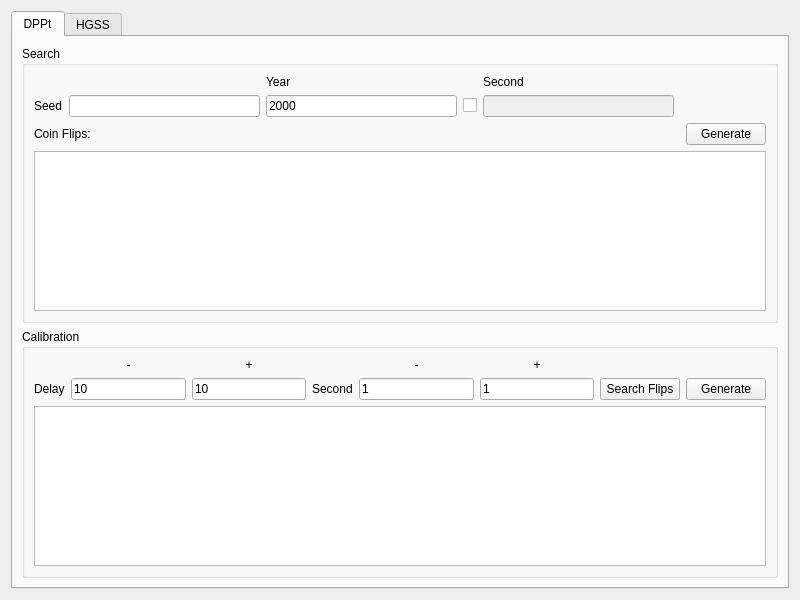
<?xml version="1.0" encoding="UTF-8"?>
<ui version="4.0">
 <class>SeedToTime4</class>
 <widget class="QWidget" name="SeedToTime4">
  <property name="geometry">
   <rect>
    <x>0</x>
    <y>0</y>
    <width>800</width>
    <height>600</height>
   </rect>
  </property>
  <property name="windowTitle">
   <string>Gen 4 Seed to Time</string>
  </property>
  <layout class="QGridLayout" name="gridLayout">
   <item row="0" column="0">
    <widget class="QTabWidget" name="tabWidget">
     <widget class="QWidget" name="tabDPPt">
      <attribute name="title">
       <string>DPPt</string>
      </attribute>
      <layout class="QGridLayout" name="gridLayout_4">
       <item row="1" column="0">
        <widget class="QGroupBox" name="groupBoxDPPtCalibration">
         <property name="title">
          <string>Calibration</string>
         </property>
         <layout class="QGridLayout" name="gridLayout_3">
          <item row="0" column="4">
           <widget class="QLabel" name="labelDPPtSecondMinus">
            <property name="text">
             <string notr="true">-</string>
            </property>
            <property name="alignment">
             <set>Qt::AlignCenter</set>
            </property>
           </widget>
          </item>
          <item row="0" column="2">
           <widget class="QLabel" name="labelDPPtDelayPlus">
            <property name="text">
             <string notr="true">+</string>
            </property>
            <property name="alignment">
             <set>Qt::AlignCenter</set>
            </property>
           </widget>
          </item>
          <item row="2" column="0" colspan="8">
           <widget class="TableView" name="tableViewDPPtCalibrate"/>
          </item>
          <item row="1" column="1">
           <widget class="TextBox" name="textBoxDPPtDelayMinus">
            <property name="text">
             <string notr="true">10</string>
            </property>
           </widget>
          </item>
          <item row="1" column="3">
           <widget class="QLabel" name="labelDPPtSecondOffset">
            <property name="text">
             <string>Second</string>
            </property>
           </widget>
          </item>
          <item row="1" column="4">
           <widget class="TextBox" name="textBoxDPPtSecondMinus">
            <property name="text">
             <string notr="true">1</string>
            </property>
           </widget>
          </item>
          <item row="1" column="7">
           <widget class="QPushButton" name="pushButtonDPPtCalibrate">
            <property name="text">
             <string>Generate</string>
            </property>
           </widget>
          </item>
          <item row="0" column="5">
           <widget class="QLabel" name="labelDPPtSecondPlus">
            <property name="text">
             <string notr="true">+</string>
            </property>
            <property name="alignment">
             <set>Qt::AlignCenter</set>
            </property>
           </widget>
          </item>
          <item row="1" column="5">
           <widget class="TextBox" name="textBoxDPPtSecondPlus">
            <property name="text">
             <string notr="true">1</string>
            </property>
           </widget>
          </item>
          <item row="0" column="1">
           <widget class="QLabel" name="labelDPPtDelayMinus">
            <property name="text">
             <string notr="true">-</string>
            </property>
            <property name="alignment">
             <set>Qt::AlignCenter</set>
            </property>
           </widget>
          </item>
          <item row="1" column="0">
           <widget class="QLabel" name="labelDPPtDelay">
            <property name="text">
             <string>Delay</string>
            </property>
           </widget>
          </item>
          <item row="1" column="6">
           <widget class="QPushButton" name="pushButtonDPPtSearchFlips">
            <property name="text">
             <string>Search Flips</string>
            </property>
           </widget>
          </item>
          <item row="1" column="2">
           <widget class="TextBox" name="textBoxDPPtDelayPlus">
            <property name="text">
             <string notr="true">10</string>
            </property>
           </widget>
          </item>
         </layout>
        </widget>
       </item>
       <item row="0" column="0">
        <widget class="QGroupBox" name="groupBoxDPPtSearch">
         <property name="title">
          <string>Search</string>
         </property>
         <layout class="QGridLayout" name="gridLayout_2">
          <item row="2" column="6">
           <widget class="QPushButton" name="pushButtonDPPtGenerate">
            <property name="text">
             <string>Generate</string>
            </property>
           </widget>
          </item>
          <item row="1" column="2">
           <widget class="TextBox" name="textBoxDPPtYear">
            <property name="text">
             <string notr="true">2000</string>
            </property>
           </widget>
          </item>
          <item row="1" column="3">
           <widget class="QCheckBox" name="checkBoxDPPtSecond">
            <property name="text">
             <string notr="true"/>
            </property>
           </widget>
          </item>
          <item row="0" column="2">
           <widget class="QLabel" name="labelDPPtYear">
            <property name="text">
             <string>Year</string>
            </property>
           </widget>
          </item>
          <item row="1" column="0">
           <widget class="QLabel" name="labelDPPtSeed">
            <property name="text">
             <string>Seed</string>
            </property>
           </widget>
          </item>
          <item row="3" column="0" colspan="7">
           <widget class="TableView" name="tableViewDPPtSearch"/>
          </item>
          <item row="1" column="4">
           <widget class="TextBox" name="textBoxDPPtSecond">
            <property name="enabled">
             <bool>false</bool>
            </property>
           </widget>
          </item>
          <item row="0" column="4">
           <widget class="QLabel" name="labelDPPtSecond">
            <property name="text">
             <string>Second</string>
            </property>
           </widget>
          </item>
          <item row="2" column="0" colspan="3">
           <widget class="QLabel" name="labelDPPtCoinFlips">
            <property name="text">
             <string>Coin Flips:</string>
            </property>
           </widget>
          </item>
          <item row="1" column="1">
           <widget class="TextBox" name="textBoxDPPtSeed"/>
          </item>
         </layout>
        </widget>
       </item>
      </layout>
     </widget>
     <widget class="QWidget" name="tabHGSS">
      <attribute name="title">
       <string>HGSS</string>
      </attribute>
      <layout class="QGridLayout" name="gridLayout_7">
       <item row="1" column="0">
        <widget class="QGroupBox" name="groupBoxHGSSCalibration">
         <property name="title">
          <string>Calibration</string>
         </property>
         <layout class="QGridLayout" name="gridLayout_6">
          <item row="1" column="6">
           <widget class="QPushButton" name="pushButtonHGSSSearchCalls">
            <property name="text">
             <string>Search Calls</string>
            </property>
           </widget>
          </item>
          <item row="0" column="4">
           <widget class="QLabel" name="labelHGSSSecondMinus">
            <property name="text">
             <string notr="true">-</string>
            </property>
            <property name="alignment">
             <set>Qt::AlignCenter</set>
            </property>
           </widget>
          </item>
          <item row="1" column="1">
           <widget class="TextBox" name="textBoxHGSSDelayMinus">
            <property name="text">
             <string notr="true">10</string>
            </property>
           </widget>
          </item>
          <item row="1" column="2">
           <widget class="TextBox" name="textBoxHGSSDelayPlus">
            <property name="text">
             <string notr="true">10</string>
            </property>
           </widget>
          </item>
          <item row="1" column="5">
           <widget class="TextBox" name="textBoxHGSSSecondPlus">
            <property name="text">
             <string notr="true">1</string>
            </property>
           </widget>
          </item>
          <item row="0" column="5">
           <widget class="QLabel" name="labelHGSSSecondPlus">
            <property name="text">
             <string notr="true">+</string>
            </property>
            <property name="alignment">
             <set>Qt::AlignCenter</set>
            </property>
           </widget>
          </item>
          <item row="2" column="0" colspan="8">
           <widget class="TableView" name="tableViewHGSSCalibrate"/>
          </item>
          <item row="1" column="7">
           <widget class="QPushButton" name="pushButtonHGSSCalibrate">
            <property name="text">
             <string>Generate</string>
            </property>
           </widget>
          </item>
          <item row="1" column="4">
           <widget class="TextBox" name="textBoxHGSSSecondMinus">
            <property name="text">
             <string notr="true">1</string>
            </property>
           </widget>
          </item>
          <item row="0" column="2">
           <widget class="QLabel" name="labelHGSSDelayPlus">
            <property name="text">
             <string notr="true">+</string>
            </property>
            <property name="alignment">
             <set>Qt::AlignCenter</set>
            </property>
           </widget>
          </item>
          <item row="0" column="1">
           <widget class="QLabel" name="labelHGSSDelayMinus">
            <property name="text">
             <string notr="true">-</string>
            </property>
            <property name="alignment">
             <set>Qt::AlignCenter</set>
            </property>
           </widget>
          </item>
          <item row="1" column="0">
           <widget class="QLabel" name="labelHGSSDelay">
            <property name="text">
             <string>Delay</string>
            </property>
           </widget>
          </item>
          <item row="1" column="3">
           <widget class="QLabel" name="labelHGSSSecondOffset">
            <property name="text">
             <string>Second</string>
            </property>
           </widget>
          </item>
         </layout>
        </widget>
       </item>
       <item row="0" column="0">
        <widget class="QGroupBox" name="groupBoxHGSSSearch">
         <property name="title">
          <string>Search</string>
         </property>
         <layout class="QGridLayout" name="gridLayout_8">
          <item row="0" column="0" colspan="3">
           <layout class="QGridLayout" name="gridLayout_5">
            <item row="0" column="2">
             <widget class="QLabel" name="labelHGSSYear">
              <property name="text">
               <string>Year</string>
              </property>
             </widget>
            </item>
            <item row="0" column="4">
             <widget class="QLabel" name="labelHGSSSecond">
              <property name="text">
               <string>Second</string>
              </property>
             </widget>
            </item>
            <item row="1" column="0">
             <widget class="QLabel" name="labelHGSSSeed">
              <property name="text">
               <string>Seed</string>
              </property>
             </widget>
            </item>
            <item row="1" column="1">
             <widget class="TextBox" name="textBoxHGSSSeed"/>
            </item>
            <item row="1" column="2">
             <widget class="TextBox" name="textBoxHGSSYear">
              <property name="text">
               <string notr="true">2000</string>
              </property>
             </widget>
            </item>
            <item row="1" column="3">
             <widget class="QCheckBox" name="checkBoxHGSSSecond">
              <property name="text">
               <string notr="true"/>
              </property>
             </widget>
            </item>
            <item row="1" column="4">
             <widget class="TextBox" name="textBoxHGSSSecond">
              <property name="enabled">
               <bool>false</bool>
              </property>
             </widget>
            </item>
            <item row="1" column="5">
             <widget class="QPushButton" name="pushButtonHGSSMap">
              <property name="text">
               <string>Map</string>
              </property>
             </widget>
            </item>
            <item row="1" column="6">
             <widget class="QCheckBox" name="checkBoxHGSSRaikou">
              <property name="text">
               <string>R</string>
              </property>
             </widget>
            </item>
            <item row="1" column="7">
             <widget class="QLineEdit" name="lineEditHGSSRaikou">
              <property name="enabled">
               <bool>false</bool>
              </property>
              <property name="maxLength">
               <number>2</number>
              </property>
             </widget>
            </item>
            <item row="1" column="8">
             <widget class="QCheckBox" name="checkBoxHGSSEntei">
              <property name="text">
               <string>E</string>
              </property>
             </widget>
            </item>
            <item row="1" column="9">
             <widget class="QLineEdit" name="lineEditHGSSEntei">
              <property name="enabled">
               <bool>false</bool>
              </property>
              <property name="maxLength">
               <number>2</number>
              </property>
             </widget>
            </item>
            <item row="1" column="10">
             <widget class="QCheckBox" name="checkBoxHGSSLati">
              <property name="text">
               <string>L</string>
              </property>
             </widget>
            </item>
            <item row="1" column="11">
             <widget class="QLineEdit" name="lineEditHGSSLati">
              <property name="enabled">
               <bool>false</bool>
              </property>
              <property name="maxLength">
               <number>2</number>
              </property>
             </widget>
            </item>
           </layout>
          </item>
          <item row="1" column="0">
           <widget class="QLabel" name="labelHGSSElmCalls">
            <property name="text">
             <string>Elm Calls:</string>
            </property>
           </widget>
          </item>
          <item row="1" column="1">
           <spacer name="horizontalSpacer_3">
            <property name="orientation">
             <enum>Qt::Horizontal</enum>
            </property>
            <property name="sizeHint" stdset="0">
             <size>
              <width>602</width>
              <height>20</height>
             </size>
            </property>
           </spacer>
          </item>
          <item row="1" column="2">
           <widget class="QPushButton" name="pushButtonHGSSGenerate">
            <property name="text">
             <string>Generate</string>
            </property>
           </widget>
          </item>
          <item row="2" column="0">
           <widget class="QLabel" name="labelHGSSRoamers">
            <property name="text">
             <string>Roamers:</string>
            </property>
           </widget>
          </item>
          <item row="3" column="0" colspan="3">
           <widget class="TableView" name="tableViewHGSSSearch"/>
          </item>
         </layout>
        </widget>
       </item>
      </layout>
     </widget>
    </widget>
   </item>
  </layout>
 </widget>
 <customwidgets>
  <customwidget>
   <class>TextBox</class>
   <extends>QLineEdit</extends>
   <header>Form/Controls/TextBox.hpp</header>
  </customwidget>
  <customwidget>
   <class>TableView</class>
   <extends>QTableView</extends>
   <header>Form/Controls/TableView.hpp</header>
  </customwidget>
 </customwidgets>
 <tabstops>
  <tabstop>tabWidget</tabstop>
  <tabstop>textBoxDPPtSeed</tabstop>
  <tabstop>textBoxDPPtYear</tabstop>
  <tabstop>checkBoxDPPtSecond</tabstop>
  <tabstop>textBoxDPPtSecond</tabstop>
  <tabstop>pushButtonDPPtGenerate</tabstop>
  <tabstop>tableViewDPPtSearch</tabstop>
  <tabstop>textBoxDPPtDelayMinus</tabstop>
  <tabstop>textBoxDPPtDelayPlus</tabstop>
  <tabstop>textBoxDPPtSecondMinus</tabstop>
  <tabstop>textBoxDPPtSecondPlus</tabstop>
  <tabstop>pushButtonDPPtSearchFlips</tabstop>
  <tabstop>pushButtonDPPtCalibrate</tabstop>
  <tabstop>tableViewDPPtCalibrate</tabstop>
  <tabstop>textBoxHGSSSeed</tabstop>
  <tabstop>textBoxHGSSYear</tabstop>
  <tabstop>checkBoxHGSSSecond</tabstop>
  <tabstop>textBoxHGSSSecond</tabstop>
  <tabstop>pushButtonHGSSMap</tabstop>
  <tabstop>checkBoxHGSSRaikou</tabstop>
  <tabstop>lineEditHGSSRaikou</tabstop>
  <tabstop>checkBoxHGSSEntei</tabstop>
  <tabstop>lineEditHGSSEntei</tabstop>
  <tabstop>checkBoxHGSSLati</tabstop>
  <tabstop>lineEditHGSSLati</tabstop>
  <tabstop>pushButtonHGSSGenerate</tabstop>
  <tabstop>tableViewHGSSSearch</tabstop>
  <tabstop>textBoxHGSSDelayMinus</tabstop>
  <tabstop>textBoxHGSSDelayPlus</tabstop>
  <tabstop>textBoxHGSSSecondMinus</tabstop>
  <tabstop>textBoxHGSSSecondPlus</tabstop>
  <tabstop>pushButtonHGSSSearchCalls</tabstop>
  <tabstop>pushButtonHGSSCalibrate</tabstop>
  <tabstop>tableViewHGSSCalibrate</tabstop>
 </tabstops>
 <resources/>
 <connections/>
</ui>
